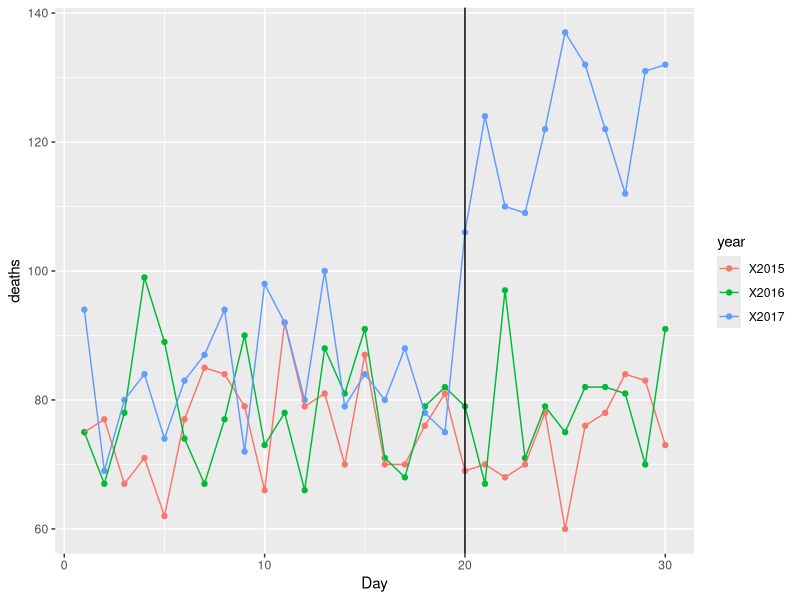

R code for this plot:
library(tidyverse)
library(pdftools)
library(stringr)
options(digits = 3)

# Comprehensive data wrangling assessment: Hurricane Maria


fn <- system.file("extdata", "RD-Mortality-Report_2015-18-180531.pdf", package="dslabs")

# Create tidy dataset from above pdf
txt = pdf_text(fn) # Read in raw data
txt

# Split 9th table in data by \n
x = str_split(txt[[9]], "\n") 

# Isolate first entry for analysis
s = x[[1]]
str(s)

# Trim s
s = str_trim(s)
s

# Find row w/ header
header_index = str_which(s, "2015")[1]

# Extract month and col names from header
header = s[header_index]
header = str_split(header, "\\s+", simplify = TRUE)
month = header[,1]
header = header[,-1]
header

# Find the "Total" row in s, find its index
tail_index = str_which(s, "Total")
tail_index # 35

# Find rows w/ only one entry
(str_count(s, "\\d+") == 1) # 2


# Remove all identified problematic entries so far
s = s[(header_index + 1):(tail_index - 1)]
s = s[-7]
s = s[-4]
s

# Remove anything that isn't a num or a space
s = str_remove_all(s, "[^\\d\\s]") # ^ w/in [] means NOT.
s

# Convert s to a data matrix
s = str_split_fixed(s, "\\s+", n = 6)[,1:5]
s

# Give col names
class(s)
colnames(s) = c("Day", header)
s

# Convert vals to numeric
tab = s %>% data.frame(stringsAsFactors = FALSE) %>% 
  mutate_at(c("Day", "X2015", "X2016", "X2017", "X2018"), parse_number)
tab

# Mean death rates for the month of SEP
mean(tab$X2015) # 75.3
mean(tab$X2016) # 78.9
mean(tab$X2017[1:19]) # Before Maria: 83.7
mean(tab$X2017[20:30]) # After Maria: 122

# Change tab to tidy format
tab = tab %>% gather(year, deaths, -Day) %>%
  mutate(deaths = as.numeric(deaths))
tab
# Plot deaths v day
tab %>% filter(year != "X2018") %>%
  ggplot(aes(Day, deaths, color = year)) +
  geom_point() +
  geom_line() +
  geom_vline(xintercept = 20)
